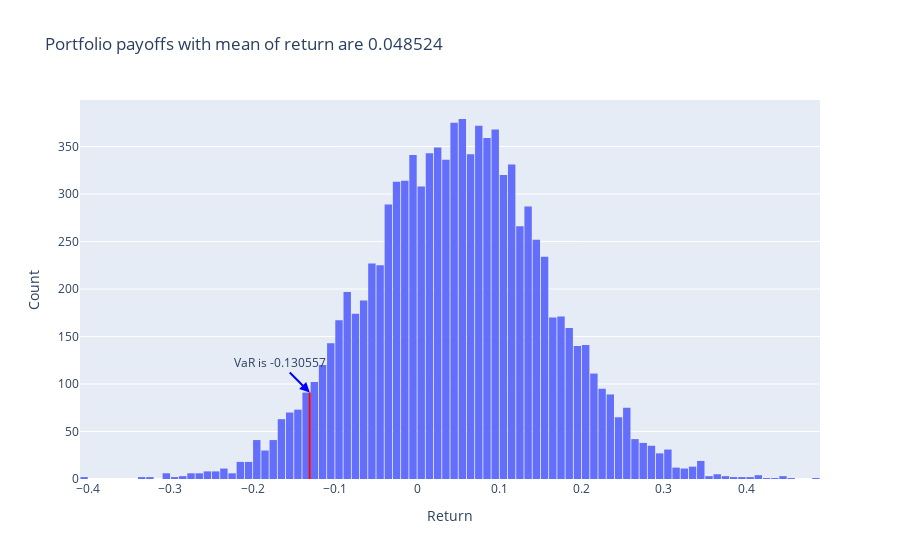

Notebook code for this chart:
### Markdown cell above
<font size="8">Plotting histogram</font>

### Code cell
# Specify the bin size for the histogram
size = 0.01

# Create a histogram using Plotly (go.Histogram)
hist = go.Figure(data=[go.Histogram(x=payoffs, xbins=dict(
    start=min(payoffs) // size * size,
    end=max(payoffs) // size * size + size,
    size=size
))])

# Update layout settings for the histogram
hist.update_layout(
    title_text='Portfolio payoffs with mean of return are %f' % np.mean(payoffs),
    xaxis_title_text='Return',
    yaxis_title_text='Count',
    bargroupgap=0.1  # gap between bars of the same location coordinates
)

# Identify returns within the VaR range for highlighting
y_high = [i for i in payoffs if (i >= VaR // size * size and i <= VaR // size * size + size)]

# Add a red line representing the VaR threshold
hist.add_shape(
    dict(
        type="line",
        x0=VaR,
        x1=VaR,
        y0=0,
        y1=len(y_high),
        line=dict(
            color="red",  # Color of the line
            width=2  # Line width
        )
    )
)

# Add an arrow annotation pointing at the VaR line
arrow_text = 'VaR is %f' % VaR
hist.add_annotation(
    text=arrow_text,
    x=VaR,
    y=len(y_high),  # Adjust the vertical position of the arrow text
    showarrow=True,
    arrowhead=2,  # Arrowhead style (2: arrowhead at the end of the line)
    arrowwidth=2,  # Width of the arrowhead
    arrowcolor="blue",  # Color of the arrowhead
    ax=-30  # Adjust the x position of the arrow
)

# Show the histogram
hist.show()

### Figure 1 — Plotly figure (JSON) as saved in the notebook; plotly's stock layout.template omitted (floating-point values rounded to 4 significant figures; data arrays with more than 128 entries replaced by an {"elided": "..."} marker saying what was removed)
{"data": [{"type": "histogram", "x": {"elided": "10000 float values"}, "xbins": {"end": 0.49, "size": 0.01, "start": -0.41}}], "layout": {"annotations": [{"arrowcolor": "blue", "arrowhead": 2, "arrowwidth": 2, "ax": -30, "showarrow": true, "text": "VaR is -0.130557", "x": -0.1306, "y": 91}], "bargroupgap": 0.1, "shapes": [{"line": {"color": "red", "width": 2}, "type": "line", "x0": -0.1306, "x1": -0.1306, "y0": 0, "y1": 91}], "title": {"text": "Portfolio payoffs with mean of return are 0.048524"}, "xaxis": {"title": {"text": "Return"}}, "yaxis": {"title": {"text": "Count"}}}}
